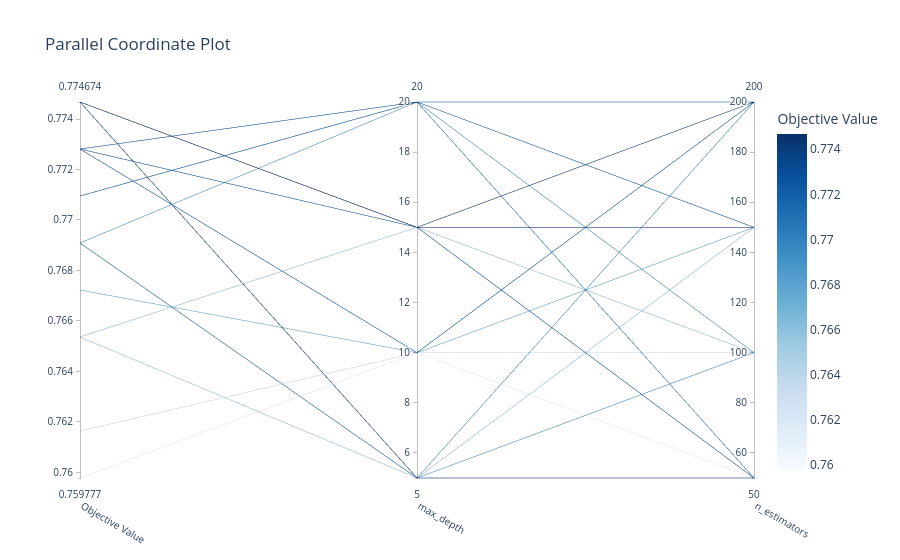

Notebook cell for this chart:
### Code cell
# 2. Parallel Coordinates Plot
plot_parallel_coordinate(study).show()

### Figure 1 — Plotly figure (JSON) as saved in the notebook; plotly's stock layout.template omitted (floating-point values rounded to 4 significant figures)
{"data": [{"dimensions": [{"label": "Objective Value", "range": [0.7598, 0.7747], "values": [0.7691, 0.7672, 0.7728, 0.7654, 0.7691, 0.7598, 0.7654, 0.7728, 0.7747, 0.7728, 0.7709, 0.7747, 0.7691, 0.7747, 0.7616, 0.7709]}, {"label": "max_depth", "range": [5, 20], "values": [5, 10, 15, 15, 20, 10, 5, 20, 15, 10, 20, 15, 5, 5, 10, 20]}, {"label": "n_estimators", "range": [50, 200], "values": [100, 150, 50, 100, 100, 50, 150, 150, 150, 200, 200, 200, 200, 50, 100, 50]}], "labelangle": 30, "labelside": "bottom", "line": {"color": [0.7691, 0.7672, 0.7728, 0.7654, 0.7691, 0.7598, 0.7654, 0.7728, 0.7747, 0.7728, 0.7709, 0.7747, 0.7691, 0.7747, 0.7616, 0.7709], "colorbar": {"title": {"text": "Objective Value"}}, "colorscale": [[0, "rgb(247,251,255)"], [0.125, "rgb(222,235,247)"], [0.25, "rgb(198,219,239)"], [0.375, "rgb(158,202,225)"], [0.5, "rgb(107,174,214)"], [0.625, "rgb(66,146,198)"], [0.75, "rgb(33,113,181)"], [0.875, "rgb(8,81,156)"], [1, "rgb(8,48,107)"]], "reversescale": false, "showscale": true}, "type": "parcoords"}], "layout": {"title": {"text": "Parallel Coordinate Plot"}}}
